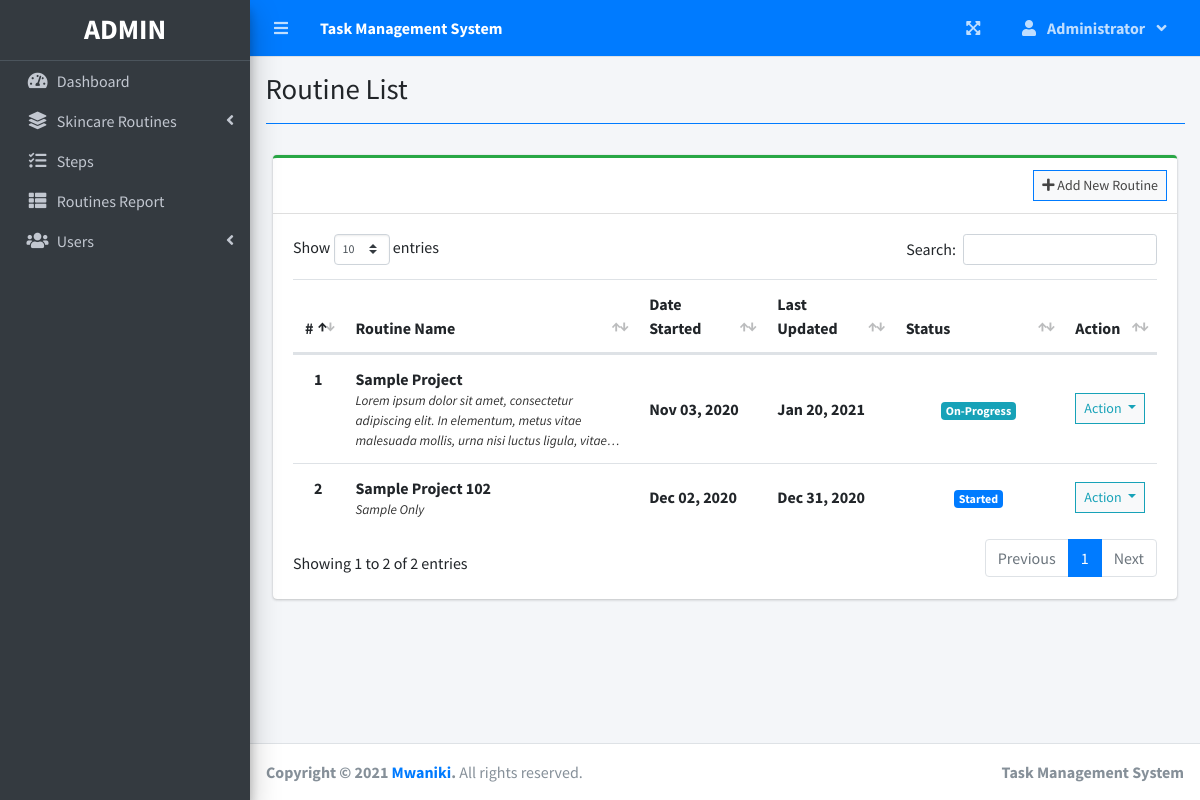
The page /index.php?page=routine_list (signed in) on the database its author committed.
### tables this page shows
CREATE TABLE `project_list` (
  `id` int(30) NOT NULL,
  `name` varchar(200) NOT NULL,
  `description` text NOT NULL,
  `status` tinyint(2) NOT NULL,
  `start_date` date NOT NULL,
  `end_date` date NOT NULL,
  `manager_id` int(30) NOT NULL,
  `user_ids` text NOT NULL,
  `date_created` datetime NOT NULL DEFAULT current_timestamp()
);

### routine_list.php (the view, shortened to what this page needs)
<?php include'db_connect.php' ?>
<div class="col-lg-12">
	<div class="card card-outline card-success">
		<div class="card-header">
            <?php if($_SESSION['login_type'] != 3): ?>
			<div class="card-tools">
				<a class="btn btn-block btn-sm btn-default btn-flat border-primary" href="./index.php?page=new_routine"><i class="fa fa-plus"></i> Add New Routine</a>
			</div>
            <?php endif; ?>
		</div>
		<div class="card-body">
			<table class="table tabe-hover table-condensed" id="list">
				<colgroup>
					<col width="5%">
					<col width="35%">
					<col width="15%">
					<col width="15%">
					<col width="20%">
					<col width="10%">
				</colgroup>
				<thead>
					<tr>
						<th class="text-center">#</th>
						<th>Routine Name</th>
						<th>Date Started</th>
						<th>Last Updated</th>
						<th>Status</th>
						<th>Action</th>
					</tr>
				</thead>
				<tbody>
					<?php
					$i = 1;
					$stat = array("Pending","Started","On-Progress","On-Hold","Over Due","Done");
					$where = "";
					$qry = $conn->query("SELECT * FROM project_list $where order by name asc");
					while($row= $qry->fetch_assoc()):
						$trans = get_html_translation_table(HTML_ENTITIES,ENT_QUOTES);
						unset($trans["\""], $trans["<"], $trans[">"], $trans["<h2"]);
						$desc = strtr(html_entity_decode($row['description']),$trans);
						$desc=str_replace(array("<li>","</li>"), array("",", "), $desc);
		                $cprog = $conn->query("SELECT * FROM task_list where project_id = {$row['id']} and status = 3")->num_rows;
		                $prod = $conn->query("SELECT * FROM user_productivity where project_id = {$row['id']}")->num_rows;
						if($row['status'] == 0 && strtotime(date('Y-m-d')) >= strtotime($row['start_date'])):
						if($prod  > 0  || $cprog > 0)
		                  $row['status'] = 2;
		                else
		                  $row['status'] = 1;
						elseif($row['status'] == 0 && strtotime(date('Y-m-d')) > strtotime($row['end_date'])):
						$row['status'] = 4;
						endif;
					?>
					<tr>
						<th class="text-center"><?php echo $i++ ?></th>
						<td>
							<p><b><?php echo ucwords($row['name']) ?></b></p>
							<p class="truncate"><?php echo strip_tags($desc) ?></p>
						</td>
						<td><b><?php echo date("M d, Y",strtotime($row['start_date'])) ?></b></td>
						<td><b><?php echo date("M d, Y",strtotime($row['end_date'])) ?></b></td>
						<td class="text-center">
							<?php
							  if($stat[$row['status']] =='Pending'){
							  	echo "<span class='badge badge-secondary'>{$stat[$row['status']]}</span>";
							  }elseif($stat[$row['status']] =='Started'){
							  	echo "<span class='badge badge-primary'>{$stat[$row['status']]}</span>";
							  }elseif($stat[$row['status']] =='On-Progress'){
							  	echo "<span class='badge badge-info'>{$stat[$row['status']]}</span>";
							  }elseif($stat[$row['status']] =='On-Hold'){
							  	echo "<span class='badge badge-warning'>{$stat[$row['status']]}</span>";
							  }elseif($stat[$row['status']] =='Over Due'){
							  	echo "<span class='badge badge-danger'>{$stat[$row['status']]}</span>";
							  }elseif($stat[$row['status']] =='Done'){
							  	echo "<span class='badge badge-success'>{$stat[$row['status']]}</span>";
							  }
							?>
						</td>
						<td class="text-center">
							<button type="button" class="btn btn-default btn-sm btn-flat border-info wave-effect text-info dropdown-toggle" data-toggle="dropdown" aria-expanded="true">
		                      Action
		                    </button>
						</td>
					</tr>
				<?php endwhile; ?>
				</tbody>
			</table>
		</div>
	</div>
</div>

### routine_list.php (style rules this page uses)
table p { margin: unset !important; }
table td { vertical-align: middle !important }

### rows shown on the page
project_list: name "Sample Project", description "Lorem ipsum dolor sit amet, consectetur adipiscing elit. In elementum, metus vitae malesuada mollis, urna nisi luctus ligula,…", start_date "Nov 03, 2020", end_date "Jan 20, 2021", manager "On-Progress"
project_list: name "Sample Project 102", description "Sample Only", start_date "Dec 02, 2020", end_date "Dec 31, 2020", status "Started"

### other values the page prints
$_SESSION['system']['name'] "Task Management System"
$_SESSION['login_firstname'] "Administrator"
$title "Routine List"
